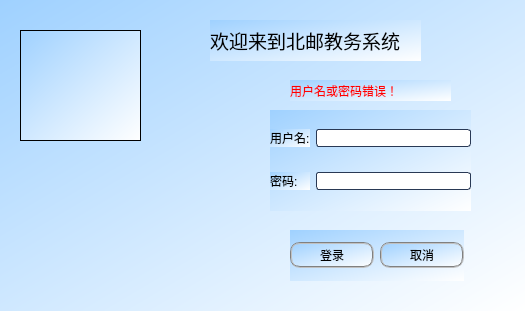
<?xml version="1.0" encoding="UTF-8"?>
<ui version="4.0">
 <class>Login</class>
 <widget class="QDialog" name="Login">
  <property name="geometry">
   <rect>
    <x>0</x>
    <y>0</y>
    <width>525</width>
    <height>311</height>
   </rect>
  </property>
  <property name="windowTitle">
   <string>登录</string>
  </property>
  <property name="styleSheet">
   <string notr="true">font: 12pt &quot;等线&quot;;
background-color: qlineargradient(spread:pad, x1:0, y1:0, x2:1, y2:1, stop:0 rgba(159, 209, 255, 255), stop:1 rgba(255, 255, 255, 255));</string>
  </property>
  <widget class="QWidget" name="horizontalLayoutWidget">
   <property name="geometry">
    <rect>
     <x>290</x>
     <y>230</y>
     <width>174</width>
     <height>51</height>
    </rect>
   </property>
   <layout class="QHBoxLayout" name="horizontalLayout">
    <item>
     <widget class="QPushButton" name="login_btn">
      <property name="styleSheet">
       <string notr="true">border:2px groove gray;border-radius:10px;padding:2px 4px;</string>
      </property>
      <property name="text">
       <string>登录</string>
      </property>
      <property name="checkable">
       <bool>true</bool>
      </property>
      <property name="checked">
       <bool>false</bool>
      </property>
     </widget>
    </item>
    <item>
     <widget class="QPushButton" name="cancel_btn">
      <property name="styleSheet">
       <string notr="true">border:2px groove gray;border-radius:10px;padding:2px 4px;</string>
      </property>
      <property name="text">
       <string>取消</string>
      </property>
     </widget>
    </item>
   </layout>
  </widget>
  <widget class="QWidget" name="gridLayoutWidget">
   <property name="geometry">
    <rect>
     <x>270</x>
     <y>110</y>
     <width>201</width>
     <height>101</height>
    </rect>
   </property>
   <layout class="QGridLayout" name="gridLayout">
    <item row="0" column="0">
     <widget class="QLabel" name="username_label">
      <property name="text">
       <string>用户名:</string>
      </property>
      <property name="buddy">
       <cstring>username_edit</cstring>
      </property>
     </widget>
    </item>
    <item row="1" column="0">
     <widget class="QLabel" name="password_label">
      <property name="frameShape">
       <enum>QFrame::NoFrame</enum>
      </property>
      <property name="frameShadow">
       <enum>QFrame::Plain</enum>
      </property>
      <property name="text">
       <string>密码:</string>
      </property>
      <property name="buddy">
       <cstring>passowrd_edit</cstring>
      </property>
     </widget>
    </item>
    <item row="1" column="1">
     <widget class="QLineEdit" name="passowrd_edit">
      <property name="styleSheet">
       <string notr="true">QLineEdit {
    border: 1px solid rgb(41, 57, 85); 
    border-radius: 3px; 
    background: white;   
    selection-background-color: green; 
}
 
QLineEdit:hover {
    border: 1px solid blue; 
}</string>
      </property>
      <property name="frame">
       <bool>true</bool>
      </property>
      <property name="echoMode">
       <enum>QLineEdit::Password</enum>
      </property>
     </widget>
    </item>
    <item row="0" column="1">
     <widget class="QLineEdit" name="username_edit">
      <property name="styleSheet">
       <string notr="true">QLineEdit {
    border: 1px solid rgb(41, 57, 85); 
    border-radius: 3px; 
    background: white;   
    selection-background-color: green; 
}
 
QLineEdit:hover {
    border: 1px solid blue; 
}</string>
      </property>
     </widget>
    </item>
   </layout>
  </widget>
  <widget class="QLabel" name="wrong_label">
   <property name="geometry">
    <rect>
     <x>290</x>
     <y>80</y>
     <width>161</width>
     <height>21</height>
    </rect>
   </property>
   <property name="styleSheet">
    <string notr="true">color: rgb(255, 0, 0);</string>
   </property>
   <property name="text">
    <string>用户名或密码错误！</string>
   </property>
  </widget>
  <widget class="QLabel" name="hello_label">
   <property name="geometry">
    <rect>
     <x>210</x>
     <y>20</y>
     <width>211</width>
     <height>41</height>
    </rect>
   </property>
   <property name="styleSheet">
    <string notr="true"/>
   </property>
   <property name="text">
    <string>&lt;html&gt;&lt;head/&gt;&lt;body&gt;&lt;p&gt;&lt;span style=&quot; font-size:14pt;&quot;&gt;欢迎来到北邮教务系统&lt;/span&gt;&lt;/p&gt;&lt;/body&gt;&lt;/html&gt;</string>
   </property>
  </widget>
  <widget class="QFrame" name="frame">
   <property name="geometry">
    <rect>
     <x>20</x>
     <y>30</y>
     <width>121</width>
     <height>111</height>
    </rect>
   </property>
   <property name="styleSheet">
    <string notr="true">border-image: url(:/image/bupt.jpg);</string>
   </property>
   <property name="frameShape">
    <enum>QFrame::StyledPanel</enum>
   </property>
   <property name="frameShadow">
    <enum>QFrame::Raised</enum>
   </property>
  </widget>
 </widget>
 <tabstops>
  <tabstop>username_edit</tabstop>
  <tabstop>passowrd_edit</tabstop>
  <tabstop>login_btn</tabstop>
  <tabstop>cancel_btn</tabstop>
 </tabstops>
 <resources/>
 <connections/>
</ui>
